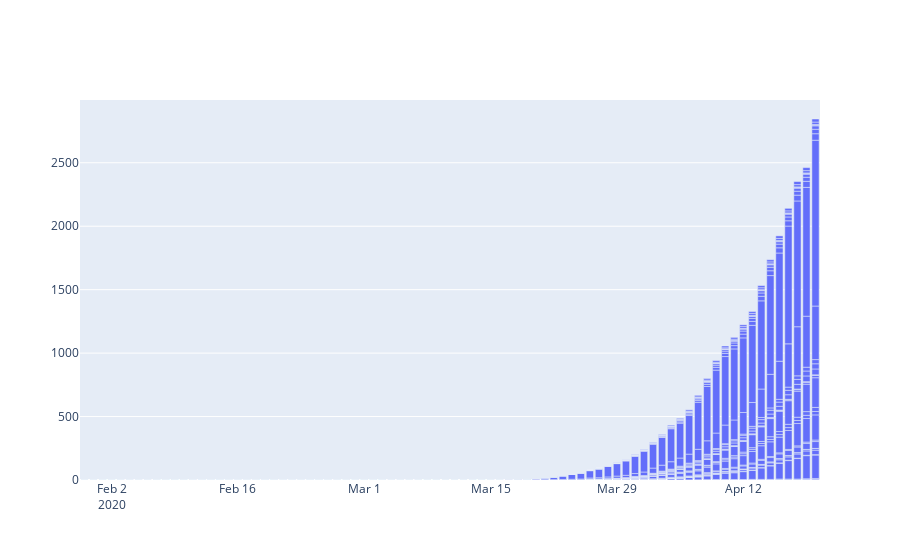

Notebook source saved alongside this figure:
### Code cell
configure_plotly_browser_state()

trace = go.Bar(x = dataset['data'],
                   y = dataset['obitosAcumulados'],
                   )

data = [trace]

py.iplot(data)

### Figure 1 — Plotly figure (JSON) as saved in the notebook; plotly's stock layout.template omitted (floating-point values rounded to 4 significant figures; data arrays with more than 128 entries replaced by an {"elided": "..."} marker saying what was removed)
{"data": [{"y": {"elided": "2214 int values"}, "x": {"elided": "2214 str values"}, "type": "bar"}], "layout": {}}
